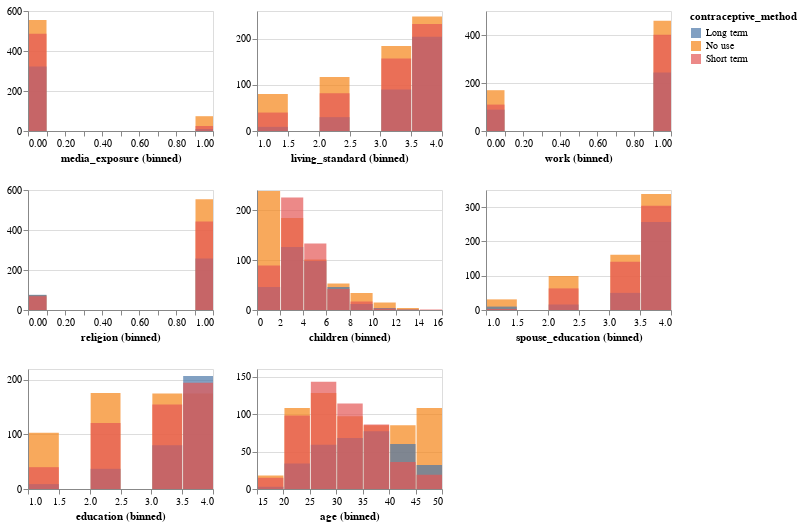

Notebook code for this chart:
### Markdown cell above
### Regressor distributions for multiple target classs

### Code cell
aly.dist(df, 'contraceptive_method', mark='bar')

### Figure 1 — Vega-Lite specification as saved in the notebook (floating-point values rounded to 4 significant figures; data arrays with more than 128 entries replaced by an {"elided": "..."} marker saying what was removed)
{"config": {"view": {"continuousWidth": 400, "continuousHeight": 300}}, "repeat": ["media_exposure", "living_standard", "work", "religion", "children", "spouse_education", "education", "age"], "spec": {"data": {"name": "data-2608fb0b0d3df09020f6c32f6bb7cb1d"}, "mark": {"type": "bar", "opacity": 0.7}, "encoding": {"color": {"field": "contraceptive_method", "type": "nominal"}, "x": {"bin": true, "field": {"repeat": "repeat"}, "type": "quantitative"}, "y": {"aggregate": "count", "stack": null, "title": "", "type": "quantitative"}}, "height": 120, "width": 185}, "columns": 3, "$schema": "https://vega.github.io/schema/vega-lite/v4.17.0.json", "datasets": {"data-2608fb0b0d3df09020f6c32f6bb7cb1d": {"elided": "1473 records"}}}
